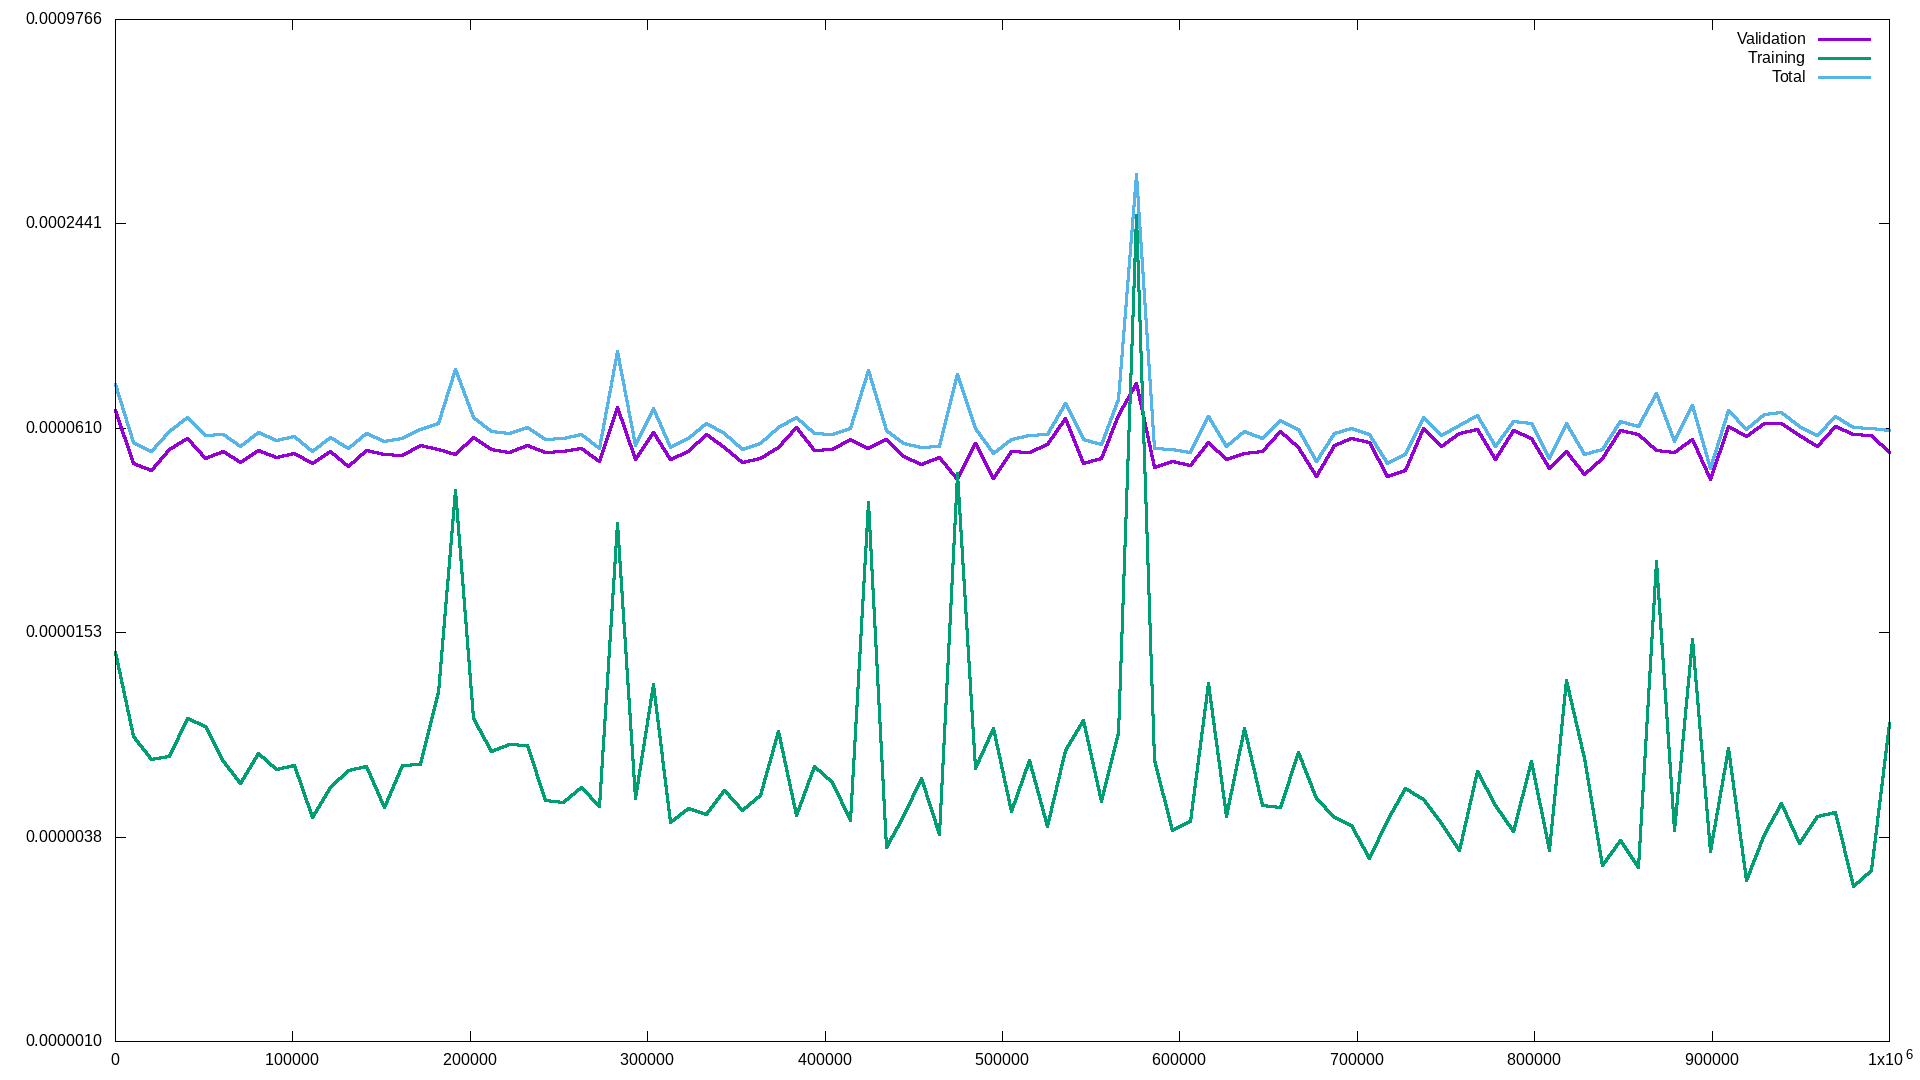

This chart was generated by the following gnuplot code:
set terminal png size 1920,1080

set logscale y 2

set output 'train-co2-log-02.png'
plot "train-co2-log-02.dat" u 1:3 smooth acsplines title 'Validation' with lines lw 3, \
     "train-co2-log-02.dat" u 1:2 smooth acsplines title 'Training' with lines lw 3, \
     "train-co2-log-02.dat" u 1:($2+$3) smooth acsplines title 'Total' with lines lw 3
